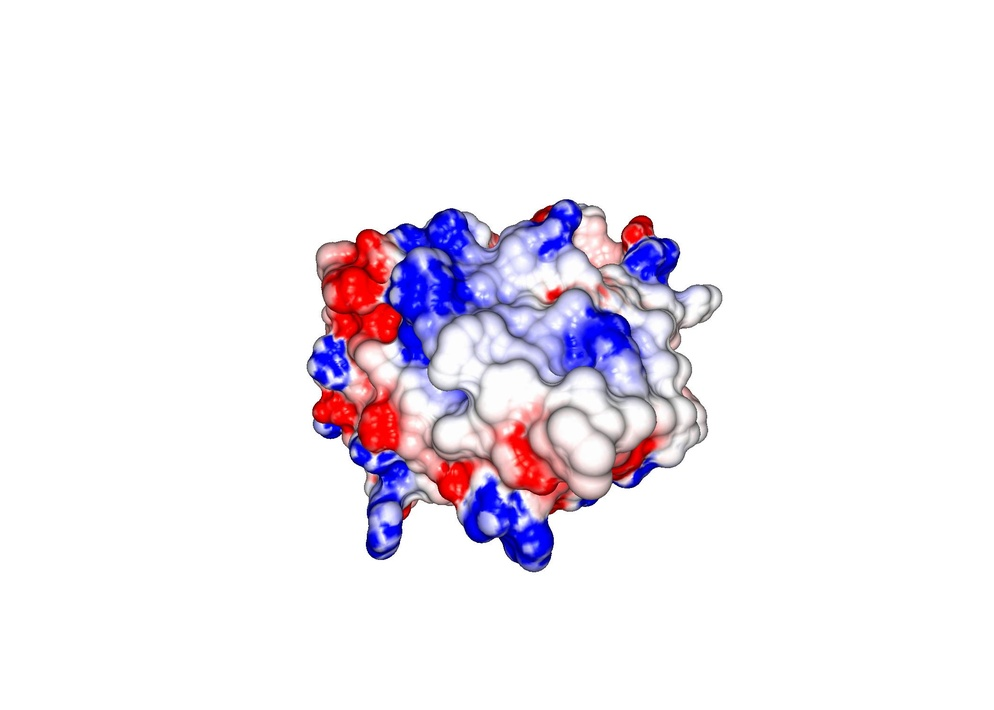
#> input picture data/images/grasp/zikv/ALPVYLMTL_5K.jpg, 994 x 710 px, shrunk from 2100 x 1500 before the run, found by its file name
$ python spyder27_globfiles.py
#> lines starting #> are read from the running program, lines starting #| are printed output that depends on the picture
#!/usr/bin/env python3
# -*- coding: utf-8 -*-
"""
Created on Sun Dec 27 20:31:55 2020
[REFs]
(watch?v=Z90KEqJoC3w&list=PLHae9ggVvqPgyRQQOtENr6hK0m1UquGaG&index=28)
(watch?v=j6GNtqrwcNE&list=PLHae9ggVvqPgyRQQOtENr6hK0m1UquGaG&index=29)actors by
@author: bragatte

scikit-image: pip install scikit-image
opencv: pip install opencv-python

#The glob module finds all the path names
#matching a specified pattern according to the rules used by the Unix shell
#The glob.glob returns the list of files with their full path
"""
##########
from skimage import io
img = io.imread('/home/bragatte/Documentos/GitHub/Crosstope/data/images/grasp/zikv/ALPVYLMTL_5K.jpg')
#> img is the input picture: shape (710, 994, 3); mean R, G, B 241.1, 235.9, 243.4
# [8 lines of commented-out code are left out]
import cv2, glob

file_list = glob.glob('/home/bragatte/Documentos/GitHub/Crosstope/data/images/grasp/zikv/*.*') #Returns a list of file names
print(file_list)  #Prints the list containing file names

###Now let us load each file at a time...
my_list=[]  #Empty list to store images from the folder.
path = "data/images/grasp/zikv/*.*"
for file in glob.glob(path):   #Iterate through each file in the list using for
    print(file)     #just stop here to see all file names printed
    imgs= cv2.imread(file)  #now, we can read each file since we have the full path
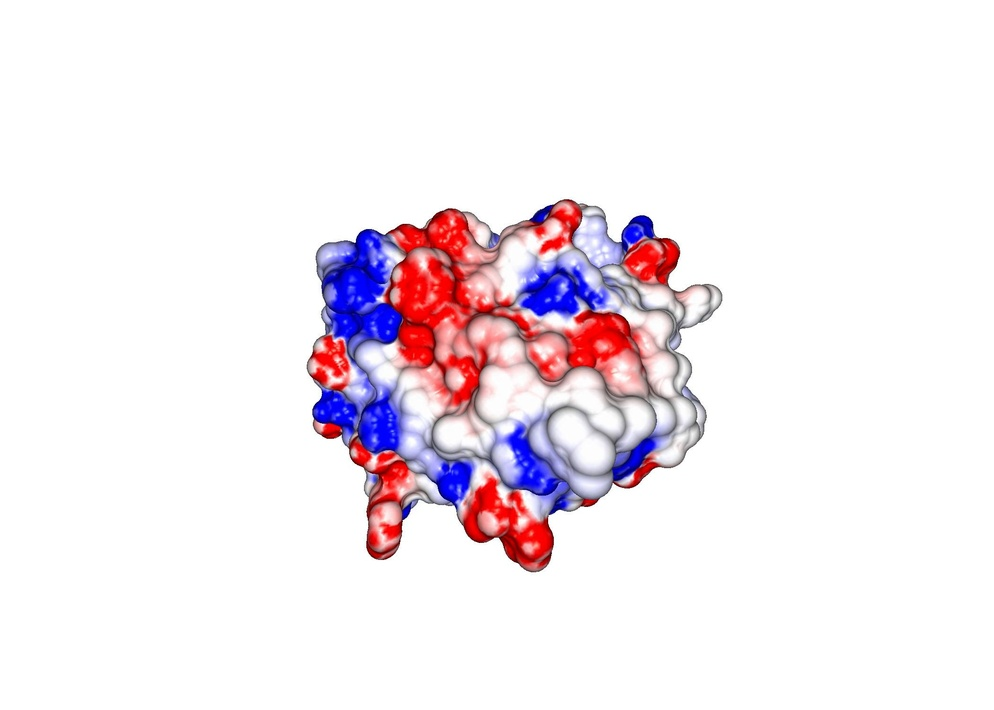
#> input picture data/images/grasp/zikv/1.jpg, 994 x 710 px, shrunk from 2100 x 1500 before the run
#> imgs is the input picture: shape (710, 994, 3); mean B, G, R 240.3, 234.6, 242.9
    my_list.append(imgs)  #Create a list of images (not just file names but full images)

###View images from the stored list
from matplotlib import pyplot as plt
plt.imshow(my_list[0])  #View the 3rd image in the list.

# [14 lines of commented-out code are left out]


img_name = 1  ###Start an iterator for image number. VERIFICAR SCRIPT NOME
###This number can be later added to output image file names.

###let us look at each file
#    cv2.imshow('Original Image', a)
#    cv2.waitKey(0)
#    cv2.destroyAllWindows()

#process each image - change color from BGR to RGB.
    ##Change color space from BGR to RGB
trgb = cv2.cvtColor(imgs, cv2.COLOR_BGR2RGB)
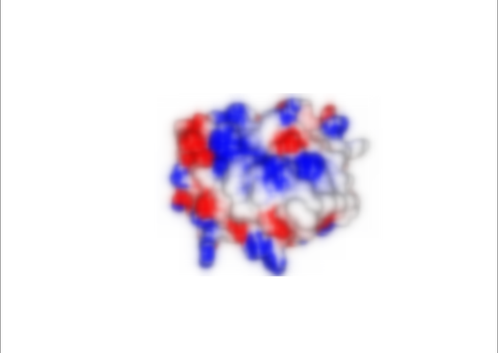
#> trgb: shape (353, 498, 3); mean R, G, B 240.3, 234.7, 243.2
cv2.imwrite("data/images/grasp/zikv/"+str(img_name)+".jpg", trgb)
img_name +=1 #FALTANDO ITERAÇÃO FUNCIONAR
cv2.imshow('zikv', trgb)
cv2.waitKey(1000)  #Display each image for 1 second
cv2.destroyAllWindows()

#######################################################################################
